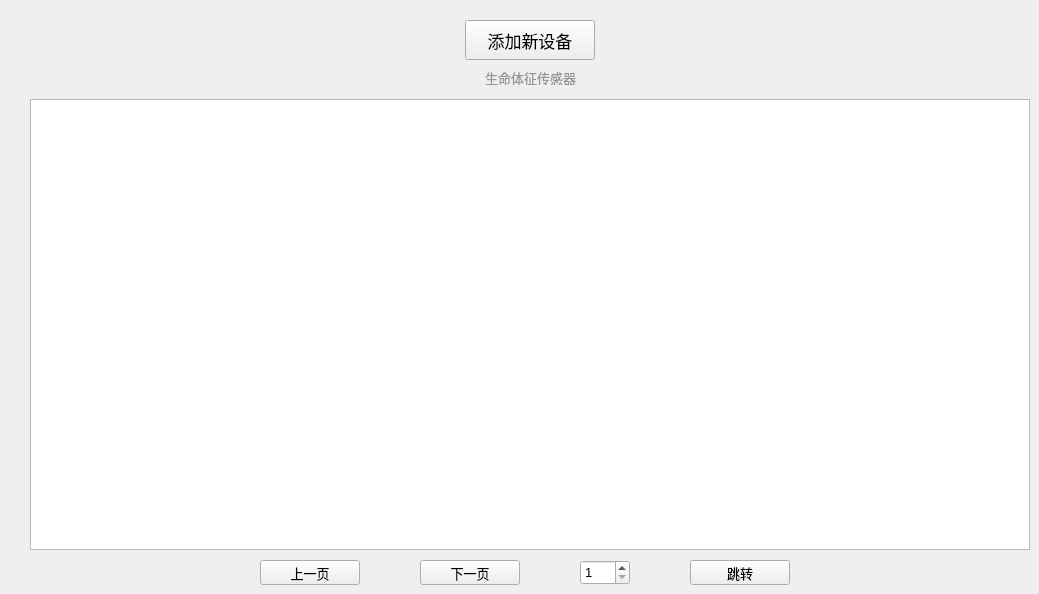
       <widget class="QWidget" name="tab_ecg">
        <attribute name="title">
         <string>心率采集设备</string>
        </attribute>
        <widget class="QPushButton" name="pushButton_addEcg">
         <property name="geometry">
          <rect>
           <x>465</x>
           <y>20</y>
           <width>130</width>
           <height>40</height>
          </rect>
         </property>
         <property name="font">
          <font>
           <pointsize>13</pointsize>
          </font>
         </property>
         <property name="inputMethodHints">
          <set>Qt::ImhNone</set>
         </property>
         <property name="text">
          <string>添加新设备</string>
         </property>
        </widget>
        <widget class="QTableWidget" name="tableWidget_addEcg">
         <property name="geometry">
          <rect>
           <x>30</x>
           <y>99</y>
           <width>1000</width>
           <height>451</height>
          </rect>
         </property>
        </widget>
        <widget class="QPushButton" name="pushButton_addEcg_jump">
         <property name="geometry">
          <rect>
           <x>690</x>
           <y>560</y>
           <width>100</width>
           <height>25</height>
          </rect>
         </property>
         <property name="font">
          <font>
           <pointsize>10</pointsize>
          </font>
         </property>
         <property name="text">
          <string>跳转</string>
         </property>
        </widget>
        <widget class="QSpinBox" name="spinBox_addEcg">
         <property name="geometry">
          <rect>
           <x>580</x>
           <y>560</y>
           <width>50</width>
           <height>25</height>
          </rect>
         </property>
         <property name="font">
          <font>
           <pointsize>10</pointsize>
          </font>
         </property>
         <property name="styleSheet">
          <string notr="true">border-color: rgb(65, 130, 195);</string>
         </property>
         <property name="minimum">
          <number>1</number>
         </property>
        </widget>
        <widget class="QPushButton" name="pushButton_addEcg_up">
         <property name="geometry">
          <rect>
           <x>260</x>
           <y>560</y>
           <width>100</width>
           <height>25</height>
          </rect>
         </property>
         <property name="font">
          <font>
           <pointsize>10</pointsize>
          </font>
         </property>
         <property name="text">
          <string>上一页</string>
         </property>
        </widget>
        <widget class="QLabel" name="label_26">
         <property name="geometry">
          <rect>
           <x>380</x>
           <y>70</y>
           <width>301</width>
           <height>15</height>
          </rect>
         </property>
         <property name="font">
          <font>
           <family>Algerian</family>
           <pointsize>10</pointsize>
          </font>
         </property>
         <property name="layoutDirection">
          <enum>Qt::LeftToRight</enum>
         </property>
         <property name="styleSheet">
          <string notr="true">color: rgb(150, 150, 150);</string>
         </property>
         <property name="text">
          <string>生命体征传感器</string>
         </property>
         <property name="alignment">
          <set>Qt::AlignCenter</set>
         </property>
        </widget>
        <widget class="QPushButton" name="pushButton_addEcg_down">
         <property name="geometry">
          <rect>
           <x>420</x>
           <y>560</y>
           <width>100</width>
           <height>25</height>
          </rect>
         </property>
         <property name="font">
          <font>
           <pointsize>10</pointsize>
          </font>
         </property>
         <property name="text">
          <string>下一页</string>
         </property>
        </widget>
       </widget>
